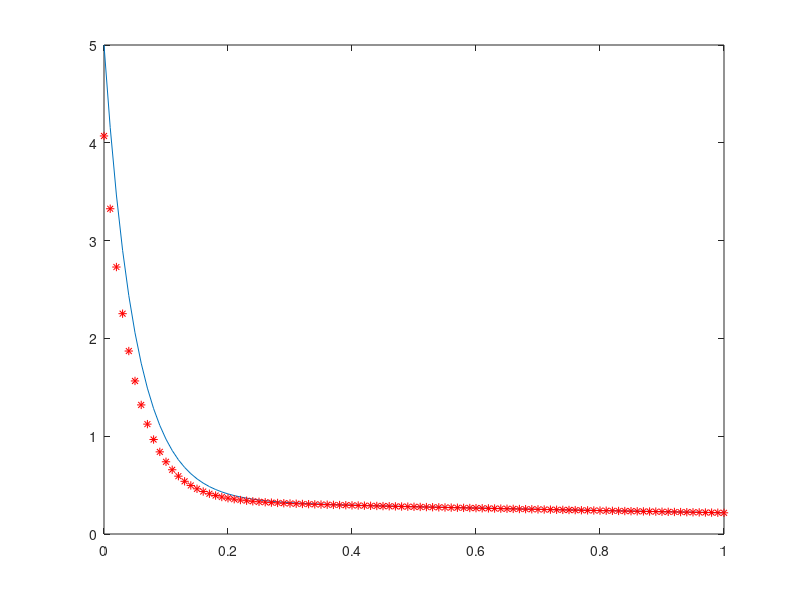

MATLAB code for this plot:
f = @(y,t)-20*y + 7*exp(-0.5*t);
y0 = 5;
t0 = 0;
t1 = 1;
h = 0.01;
% Chinh xac
y_chinhxac = @(t)5*exp(-20*t) + (7/19.5)*(exp(-0.5*t)-exp(-20*t));
X = t0:h:t1;
Y_cx = feval(y_chinhxac,X);
plot(X,Y_cx); hold on;

for t = t0:h:t1
    Y = y0 + h*feval(f,y0,t);
    plot(t,Y,'r*--');
    y0 = Y;
end